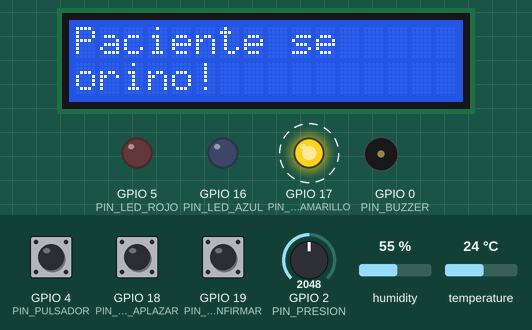
This program was run on a simulated ESP32. Parts: 16×2 character LCD, output pins drawn as LEDs (lit = HIGH), buzzer (waves = sounding). Dashed ring = blinking. Inputs (shaded band) come from the test bench; at power-on: GPIO 2 (PIN_PRESION) = 2048, GPIO 18 (PIN_PULSADOR_APLAZAR) LOW, humidity 55 %, GPIO 4 (PIN_PULSADOR) LOW, GPIO 19 (PIN_PULSADOR_CONFIRMAR) LOW, temperature 24 °C. What the program prints to the serial monitor is not drawn.

Above: at 1.4 s.
1.5 s: GPIO 2 (PIN_PRESION) set to 1063
3.0 s: GPIO 2 (PIN_PRESION) set to 932
At 4.1 s:
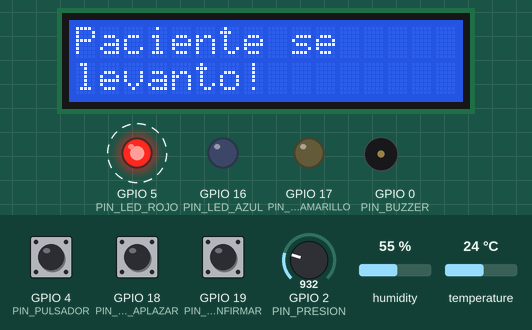
6.5 s: GPIO 18 (PIN_PULSADOR_APLAZAR) pulled HIGH for 0.45 s
At 6.87 s:
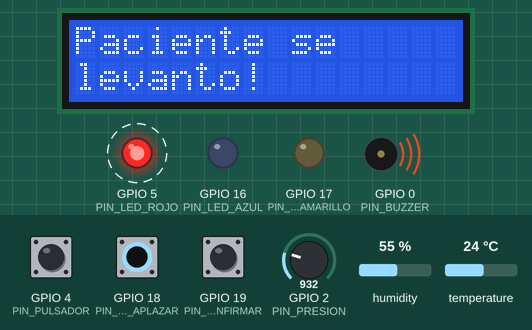
8.4 s: GPIO 2 (PIN_PRESION) set to 1040
At 8.67 s:
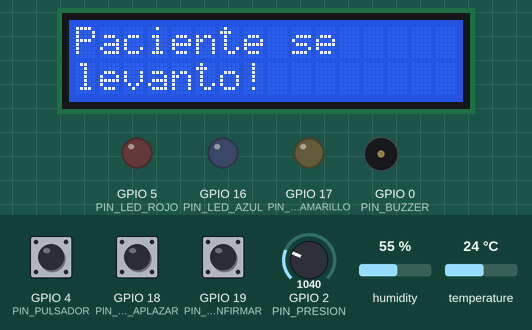
14.8 s: humidity set to 52 %
17.3 s: humidity set to 48 %
At 19.8 s:
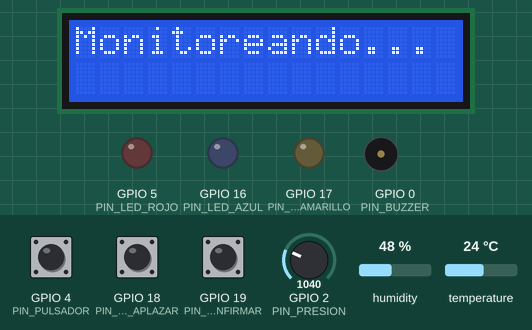
Timing chart, 0 to 20.8 s (numbered marks = the images above; inputs shaded):
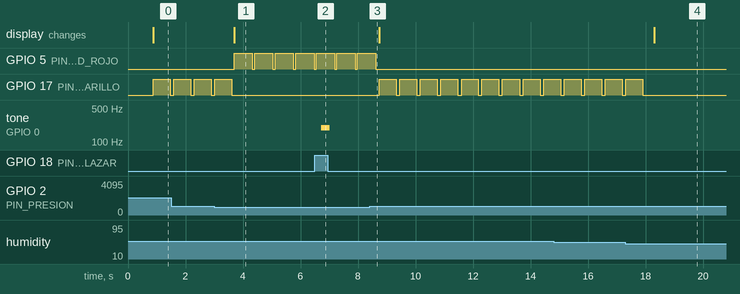

Measured:
- the behaviour switches between 1001 and 1000 on GPIO 2 (PIN_PRESION) (found by bisection; images 0 and 1)
- the behaviour switches between 50 and 49 % on humidity (found by bisection; images 3 and 4)
- after the input at 3.0 s, GPIO 5 (PIN_LED_ROJO): alternates HIGH for 0.64 s and LOW for 0.08 s, starting after 0.69 s; GPIO 17 (PIN_LED_AMARILLO): goes on until 3.6 s, then stays LOW; the display: changes after 0.69 s (image 1)
- after the input at 6.5 s, tone on GPIO 0 (PIN_BUZZER): silent → 196 Hz after 0.23 s, → silent 0.30 s later
- after the input at 8.4 s, GPIO 5 (PIN_LED_ROJO): goes on until 8.6 s, then stays LOW; GPIO 17 (PIN_LED_AMARILLO): alternates HIGH for 0.59 s and LOW for 0.12 s, starting after 0.34 s
- after the input at 17.3 s, GPIO 17 (PIN_LED_AMARILLO): goes on until 17.9 s, then stays LOW; the display: changes after 1.0 s (image 4)
- by itself, GPIO 17 (PIN_LED_AMARILLO): alternates HIGH for 0.59 s and LOW for 0.12 s

The program:

main.cpp
```cpp
#include <estado.h>

#define BAUDRATE      9600

void setup() {
  Serial.begin(BAUDRATE);

  Wire.begin(PIN_LCD_SDA, PIN_LCD_SCL);
  lcd.begin(LCD_COLUMNAS, LCD_FILAS);
  lcd.backlight();

  // Configuracion inicial del LCD
  lcd.clear();
  lcd.setCursor(LCD_COLUMNA_INICIAL, LCD_FILA_INICIAL);
  lcd.print("Iniciando");
  lcd.setCursor(0,1);
  lcd.print("SmartCare Alert");

  //Configuración de los pulsadores
  pulsadorLlamar.pin = PIN_PULSADOR;
  pulsadorAplazar.pin = PIN_PULSADOR_APLAZAR;
  pulsadorConfirmar.pin = PIN_PULSADOR_CONFIRMAR;

  //Configuramos los sensores
  pinMode(PIN_PRESION, INPUT);
  pinMode(PIN_PULSADOR, INPUT);
  pinMode(PIN_PULSADOR_APLAZAR, INPUT);
  pinMode(PIN_PULSADOR_CONFIRMAR, INPUT);
  sensor_humedad.begin(); //El sensor de humedad empieza a funcionar

  //Configuramos los actuadores
  pinMode(PIN_LED_AMARILLO, OUTPUT);
  pinMode(PIN_LED_AZUL, OUTPUT);
  pinMode(PIN_LED_ROJO, OUTPUT);
  pinMode(PIN_BUZZER, OUTPUT);
}

void loop() {
  if(nuevo_evento != EV_CONT) //Esto es para evitar spam
    Serial.println("Estado: "+estados_string[estado_actual]+"  Evento: "+eventos_string[nuevo_evento]);

  fsm();
}
```

estado.h
```cpp
#ifndef ESTADO_H_
#define ESTADO_H_

#include <evento.h>
#include <Wire.h>
#include <LiquidCrystal_I2C.h>

//Pines de los actuadores
#define PIN_BUZZER          0
#define PIN_LED_AMARILLO    17
#define PIN_LED_AZUL        16
#define PIN_LED_ROJO        5

//Configuración LCD
#define PIN_LCD_SDA             21
#define PIN_LCD_SCL             22
#define LCD_COLUMNAS            16
#define LCD_FILAS               2
#define LCD_COLUMNA_INICIAL     0
#define LCD_FILA_INICIAL        0
#define LCD_ADDR                0x27
#define TIEMPO_ESCRITURA_LCD    1000    //en milisegundos

extern LiquidCrystal_I2C lcd;

#define TIEMPO_ENTRE_CICLOS_DE_EJECUCION    50 //milisegundos

//Definición de los tonos del buzzer
#define TONO_SI         247
#define TONO_SOL        196
#define TONO_MI         165
#define DURACION_BUZZER 300 //en milisegundos

extern unsigned short ultimo_indice_lector_sensor;

#define MAX_ESTADOS 4
enum estados {ST_MONITOREO, ST_ORINADO, ST_LEVANTADO, ST_LLAMADO};
extern String estados_string[MAX_ESTADOS];

extern enum estados estado_actual;
extern enum estados ultimo_estado;

//Funciones
void get_event                  ();
void fsm                        (); //Máquina de estados
void pausarActuadores           ();
void llamadaPaciente            ();
void confirmarLlamada           ();
void actualizarLCD              (bool, estados);
//Funciones encargadas de informar, de momento mediante Serial.print, que ocurrió algo
void informarPulsoPaciente      ();
void informarConfirmacion       ();
void informarPausaActuadores    ();
void informarLevanto            ();
void informarOrino              ();

#endif
```

evento.h
```cpp
#ifndef EVENTO_H_
#define EVENTO_H_

#include <Arduino.h>
#include <DHT.h> //Biblioteca necesaria para usar el sensor de humedad

//Pines de los sensores
#define PIN_HUMEDAD             15
#define PIN_PRESION             2
#define PIN_PULSADOR            4
#define PIN_PULSADOR_APLAZAR    18
#define PIN_PULSADOR_CONFIRMAR  19

//Sensor de humedad
#define DHTYPE DHT22 //Tipo de sensor DHT
extern DHT sensor_humedad; //Objeto del sensor de humedad

// Definición de Constantes
#define TIEMPO_LEER_SENSORES    500     // Cada cuanto tiempo se leerán los sensores sin aplazo
#define TIEMPO_TIMEOUT          500     // Cada cuanto tiempo se producirá un evento de timeout
#define TIEMPO_APLAZO           120000  // Cada cuanto tiempo se leerán los sensores con aplazo
#define UMBRAL_PRESION          1000    // Valor de presión a detectar para que se considere que hay algo encima del sensor
#define UMBRAL_HUMEDAD          50      // Valor de humedad a detectar para que se considere que haya orina en el papagayo

//Variables de tiempo de los sensores
extern unsigned long ultimo_tiempo_actual;
extern unsigned long tiempo_lectura_presion;
extern unsigned long tiempo_evento_timeout;

extern unsigned long temporizador_aplazo;

//Definición de Eventos
#define MAX_EVENTOS 8
enum eventos {EV_CONT, EV_ORINO, EV_LEVANTO, EV_PULSO, EV_LLAMO, EV_APLAZO, EV_CONFIRMAR, EV_TIMEOUT};
extern String eventos_string[MAX_EVENTOS];

extern enum eventos nuevo_evento;
extern enum eventos ultimo_evento;

//Funciones para detectar eventos
bool consultar_llamada(bool forzar, unsigned long tiempo_actual);
bool sensar_humedad(bool forzar, unsigned long tiempo_actual);
bool sensar_presion(bool forzar, unsigned long tiempo_actual);
bool sensar_llamada(bool forzar, unsigned long tiempo_actual);
bool sensar_aplazo(bool forzar, unsigned long tiempo_actual);
bool sensar_confirmacion(bool forzar, unsigned long tiempo_actual);
bool consultar_timeout(bool forzar, unsigned long tiempo_actual);

#define MAX_LECTORES 7
typedef bool (*lectorSensor)(bool forzar, unsigned long tiempo_actual); // Definimos como deben ser las funciones para leer sensores
extern lectorSensor lector_sensor[MAX_LECTORES];

//Variable que indica si el paciente llamó o no a la enfermera
extern bool paciente_llamo;

//Estructura para guardar los datos de los pulsadores
struct pulsador
{
    unsigned short pin;
    bool estado_actual = LOW;
    bool estado_anterior = LOW;
};

//Variables para guardar los datos de los pulsadores
extern pulsador pulsadorLlamar, pulsadorAplazar, pulsadorConfirmar;

bool sensar_pulsador(pulsador*, eventos); //Función para obtener el valor de cualquier pulsador

#endif
```

ejemploFuncionHumedad.cpp
```cpp
//Ejemplo obtenido de https://github.com/adafruit/DHT-sensor-library/blob/master/examples/DHTtester/DHTtester.ino
/*
#include <Arduino.h>
#include <DHT.h>

#define DHTPIN 2     // Digital pin connected to the DHT sensor
#define DHTTYPE DHT22   // DHT 22  (AM2302), AM2321

// Initialize DHT sensor.
DHT sensor_humedad(DHTPIN, DHTTYPE);
void setup() {
  sensor_humedad.begin();
}

void leerHumedad() {
  // Wait a few seconds between measurements.
  delay(2000);

  // Reading temperature or humidity takes about 250 milliseconds!
  // Sensor readings may also be up to 2 seconds 'old' (its a very slow sensor)
  float humedad = sensor_humedad.readHumidity();

  // Check if any reads failed and exit early (to try again).
  if (isnan(humedad)) {
    Serial.println(F("Failed to read from DHT sensor!"));
    return;
  }

  Serial.print(F("Humidity: "));
  Serial.print(humedad);
}
*/
```

estado.cpp
```cpp
#include <estado.h>

unsigned short ultimo_indice_lector_sensor = 0;
//configuración inicial de los estados
String estados_string[] = {"ST_MONITOREO", "ST_ORINADO", "ST_LEVANTADO", "ST_LLAMADO"};
enum estados estado_actual;
enum estados ultimo_estado;

//Configuración inical del display
LiquidCrystal_I2C lcd(LCD_ADDR, LCD_COLUMNAS, LCD_FILAS);
unsigned long tiempo_lcd = 0; //temporizador del lcd

void get_event()
{
  //Leemos los sensores
  unsigned short indice = 0;
  unsigned long tiempo_actual = millis();
  unsigned long diferencia = (tiempo_actual - ultimo_tiempo_actual);
  bool timeout = (diferencia > TIEMPO_ENTRE_CICLOS_DE_EJECUCION)?(true):(false);

  if(timeout)
  {
    timeout = false;
    ultimo_tiempo_actual = tiempo_actual;

    indice = (ultimo_indice_lector_sensor % MAX_LECTORES);
    ultimo_indice_lector_sensor++;

    if(lector_sensor[indice](false, tiempo_actual))
      return; //Si los sensores detectaron un evento salimos para atenderlo en fsm
  }
  //Si los sensores no detectaron un nuevo evento, continuamos
  nuevo_evento = EV_CONT;
}

//Finite-State Machine
void fsm()
{
  //Obtenemos un evento
  get_event();

  //Nos fijamos si el estado es válido
    //en caso de serlo actuamos de acuerdo al evento y al estado

  switch ( estado_actual )
  {
    case ST_MONITOREO:
    {
      switch (nuevo_evento)
      {
      case EV_LEVANTO:
        //Al ocurrir un evento hacemos una acción
        //Fuerza la actualización del lcd para que indique que pasamos al estado levantado
        actualizarLCD(true, ST_LEVANTADO);
        informarLevanto();

        //Cambiamos el estado
        estado_actual = ST_LEVANTADO;
        break;

      case EV_ORINO:
        //Fuerza la actualización del lcd para que indique que pasamos al estado orinado
        actualizarLCD(true, ST_ORINADO);
        informarOrino();
        estado_actual = ST_ORINADO;
        break;

      case EV_PULSO:
        llamadaPaciente();
        break;

      case EV_LLAMO:
        //Fuerza la actualización del lcd para que indique que pasamos al estado llamado
        actualizarLCD(true, ST_LLAMADO);
        estado_actual = ST_LLAMADO;
        break;

      case EV_APLAZO:
        pausarActuadores();
        break;

      case EV_CONFIRMAR:
        confirmarLlamada();
        break;

      case EV_CONT:
        //Actualiza el lcd para informar que estamos en el estado de monitoreo
        actualizarLCD(false, ST_MONITOREO);

      default:
        break;
      }
    }
    break;

    case ST_LEVANTADO:
    {
      switch (nuevo_evento)
      {
      case EV_ORINO:
      case EV_CONT:
        digitalWrite(PIN_LED_ROJO, HIGH);
        break;

      case EV_TIMEOUT:
        digitalWrite(PIN_LED_ROJO, LOW);
        estado_actual = ST_MONITOREO;
        break;

      case EV_APLAZO:
        pausarActuadores();
        break;

      case EV_CONFIRMAR:
        confirmarLlamada();
        break;

      default:
        break;
      }
    }
    break;

    case ST_ORINADO:
    {
      switch (nuevo_evento)
      {
      case EV_CONT:
        digitalWrite(PIN_LED_AMARILLO, HIGH);
        break;

      case EV_TIMEOUT:
        digitalWrite(PIN_LED_AMARILLO, LOW);
        estado_actual = ST_MONITOREO;
        break;

      case EV_APLAZO:
        pausarActuadores();
        break;

      case EV_CONFIRMAR:
        confirmarLlamada();
        break;

      default:
        break;
      }
    }
    break;

    case ST_LLAMADO:
    {
      switch (nuevo_evento)
      {
      case EV_CONT:
        digitalWrite(PIN_LED_AZUL, HIGH);
        break;

      case EV_TIMEOUT:
        digitalWrite(PIN_LED_AZUL, LOW);
        estado_actual = ST_MONITOREO;
        break;

      case EV_APLAZO:
        pausarActuadores();
        break;

      case EV_CONFIRMAR:
        confirmarLlamada();
        break;

      default:
        break;
      }
    }

    default:
      break;
  }

}

//Definición de funciones propias
void pausarActuadores(){
  tone(PIN_BUZZER, TONO_SOL, DURACION_BUZZER);
  informarPausaActuadores();
}

void llamadaPaciente()
{
  paciente_llamo = true;
  tone(PIN_BUZZER, TONO_SI, DURACION_BUZZER);
  informarPulsoPaciente();
}

void confirmarLlamada()
{
  paciente_llamo = false;
  tone(PIN_BUZZER, TONO_MI, DURACION_BUZZER);
  informarConfirmacion();
}

void actualizarLCD(bool forzar, estados estado)
{
    unsigned long tiempo = millis();

    if(forzar || tiempo - tiempo_lcd > TIEMPO_ESCRITURA_LCD)
    {
        tiempo_lcd = tiempo;
        lcd.clear();

        switch (estado)
        {
        case ST_MONITOREO:
            lcd.print("Monitoreando...");
            break;

        case ST_LLAMADO:
            lcd.print("Paciente");
            lcd.setCursor(0,1);
            lcd.print("llamo!");
            break;

        case ST_ORINADO:
            lcd.print("Paciente se");
            lcd.setCursor(0,1);
            lcd.print("orino!");
            break;

        case ST_LEVANTADO:
            lcd.print("Paciente se");
            lcd.setCursor(0,1);
            lcd.print("levanto!");
            break;

        default:
            break;
        }
    }
}

//Idealmente, una vez implementada la aplicación para celulares,
//estas funciones se encargarían de informar por medio de wifi
//a la aplicación que ocurrió alguno de estos eventos.
//De momento envían un mensaje por medio de Serial
void informarPulsoPaciente()
{
  Serial.println("El paciente ha pulsado el botón de llamada");
}

void informarConfirmacion()
{
  Serial.println("Se ha confirmado la llamada del paciente");
}

void informarPausaActuadores()
{
  Serial.println("Se han pausado los actuadores"); //Esto todavía no ocurre
}

void informarLevanto()
{
  Serial.println("El paciente se levantó");
}

void informarOrino()
{
  Serial.println("El paciente se orinó");
}
```

evento.cpp
```cpp
#include <evento.h>

//No se pueden declarar valores de variables en el archivo header
//por lo que se tiene que ejecutar este código para que se
//declaren los valores de los eventos y otras variables
unsigned long ultimo_tiempo_actual = 0;
unsigned long tiempo_lectura_presion = 0;
unsigned long tiempo_lectura_humedad = 0;
unsigned long tiempo_evento_llamada = 0;
unsigned long tiempo_evento_timeout = 0;
bool paciente_llamo = false;

//Guardamos los nombres de los eventos para informar por pantalla
String eventos_string[] = {"EV_CONT", "EV_ORINO", "EV_LEVANTO", "EV_PULSO", "EV_LLAMO", "EV_APLAZO", "EV_CONFIRMAR", "EV_TIMEOUT"};

//Guardamos los punteros de las funciones que leen el estado de los sensores
lectorSensor lector_sensor[] = {sensar_presion, sensar_humedad, consultar_llamada, sensar_llamada, sensar_aplazo, sensar_confirmacion, consultar_timeout};

//Creamos variables para guardar el último evento ocurrido y el nuevo evento
enum eventos nuevo_evento;
enum eventos ultimo_evento;

//Inicializamos el sensor DHT
DHT sensor_humedad(PIN_HUMEDAD, DHTYPE);

//Configuración de los pulsadores
pulsador pulsadorLlamar;
pulsador pulsadorAplazar;
pulsador pulsadorConfirmar;

// Definir funciones para leer sensores
//----------------------------------------------------------------------------------
//El pulsador del paciente funcionará de manera que quede un led encendido
//luego de presionar el botón. Para lograr esto se tendrá que definir un booleano
//que quede en estado de verdadero luego de presionar el botón. Esto no se puede hacer
//sin definir un evento porque rompería el patrón de diseño de máquina de estados.
//En este archivo .cpp solo se tendrían que detectar eventos, no acciones ni lógica.
//Eso corresponde al archivo estado.cpp
//Con esto en mente, voy a definir un nuevo evento llamado EV_LLAMO para esta función
//y voy a usar el evento EV_PULSO para detectar si el paciente pulsó el pulsador
bool consultar_llamada(bool forzar, unsigned long tiempo_actual)
{
  if(tiempo_actual == 0)
    tiempo_actual = millis();

  unsigned long diferencia = (forzar)?(TIEMPO_LEER_SENSORES):(tiempo_actual - tiempo_evento_llamada);

  if(diferencia >= TIEMPO_LEER_SENSORES)
  {
    tiempo_evento_llamada = tiempo_actual;

    if(paciente_llamo)
    {
      nuevo_evento = EV_LLAMO;
      return true;
    }
  }

  return false;
}

bool sensar_humedad(bool forzar, unsigned long tiempo_actual)
{
  if (tiempo_actual == 0)
    tiempo_actual = millis();

  // obtenemos el tiempo transcurrido entre el tiempo actual y la última vez que se midió la humedad
  unsigned long diferencia = (forzar) ? (TIEMPO_LEER_SENSORES) : (tiempo_actual - tiempo_lectura_humedad);

  if (diferencia >= TIEMPO_LEER_SENSORES)
  {
    tiempo_lectura_humedad = tiempo_actual;

    unsigned short valor_lectura = sensor_humedad.readHumidity(); //Lee la humedad

    if(valor_lectura >= UMBRAL_HUMEDAD)
    {
      nuevo_evento = EV_ORINO;
      return true;
    }
  }
  return false;
}

bool sensar_presion(bool forzar, unsigned long tiempo_actual)
{
  if (tiempo_actual == 0)
    tiempo_actual = millis();

  // obtenemos el tiempo transcurrido entre el tiempo actual y la última vez que se midió la presión
  unsigned long diferencia = (forzar) ? (TIEMPO_LEER_SENSORES) : (tiempo_actual - tiempo_lectura_presion);

  if (diferencia >= TIEMPO_LEER_SENSORES)
  {
    tiempo_lectura_presion = tiempo_actual;

    unsigned short valor_lectura = analogRead(PIN_PRESION);

    if (valor_lectura <= UMBRAL_PRESION)
    {
      nuevo_evento = EV_LEVANTO;
      return true;
    }
  }
  return false;
}

bool sensar_confirmacion(bool forzar, unsigned long tiempo_actual)
{
 return sensar_pulsador(&pulsadorConfirmar, EV_CONFIRMAR);
}

bool sensar_aplazo(bool forzar, unsigned long tiempo_actual)
{
  return sensar_pulsador(&pulsadorAplazar, EV_APLAZO);
}

bool sensar_llamada(bool forzar, unsigned long tiempo_actual)
{
  return sensar_pulsador(&pulsadorLlamar, EV_PULSO);
}

//Función para leer los valores de cualquier pulsador
bool sensar_pulsador(pulsador *pulsador, eventos evento)
{
  pulsador->estado_actual = digitalRead(pulsador->pin);
  bool cambio = (pulsador->estado_actual == HIGH && pulsador->estado_anterior == LOW);

  if(cambio)
  {
    nuevo_evento = evento;
  }
  pulsador->estado_anterior = pulsador->estado_actual;

  return cambio;
}

//Esta función se encarga de mandar cada un segundo un evento de timeout
bool consultar_timeout(bool forzar, unsigned long tiempo_actual)
{
  if(tiempo_actual == 0)
    tiempo_actual = millis();

  unsigned long diferencia = (forzar)?(TIEMPO_LEER_SENSORES):(tiempo_actual - tiempo_evento_timeout);

  if(diferencia >= TIEMPO_TIMEOUT)
  {
    tiempo_evento_timeout = tiempo_actual;
    nuevo_evento = EV_TIMEOUT; //Siempre ocurre un evento de timeout
    return true;
  }

  return false;
}
```
